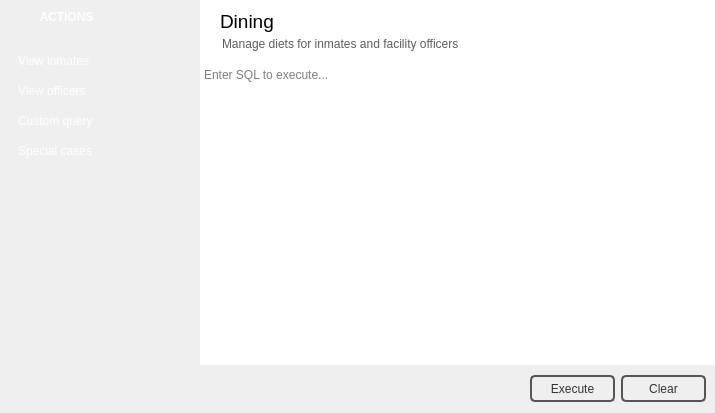
<?xml version="1.0" encoding="UTF-8"?>
<ui version="4.0">
 <class>DiningWindow</class>
 <widget class="QWidget" name="DiningWindow">
  <property name="geometry">
   <rect>
    <x>0</x>
    <y>0</y>
    <width>715</width>
    <height>413</height>
   </rect>
  </property>
  <property name="windowTitle">
   <string>Form</string>
  </property>
  <layout class="QHBoxLayout" name="horizontalLayout">
   <property name="spacing">
    <number>0</number>
   </property>
   <property name="leftMargin">
    <number>0</number>
   </property>
   <property name="topMargin">
    <number>0</number>
   </property>
   <property name="rightMargin">
    <number>0</number>
   </property>
   <property name="bottomMargin">
    <number>0</number>
   </property>
   <item>
    <widget class="QFrame" name="sidebar">
     <property name="minimumSize">
      <size>
       <width>200</width>
       <height>0</height>
      </size>
     </property>
     <property name="maximumSize">
      <size>
       <width>200</width>
       <height>16777215</height>
      </size>
     </property>
     <property name="styleSheet">
      <string notr="true">QFrame #sidebar {
	background-image: url(:/images/bg_sidemenu.png);
	background-position:top right;
	background-repeat:no-repeat
}</string>
     </property>
     <property name="frameShape">
      <enum>QFrame::NoFrame</enum>
     </property>
     <property name="frameShadow">
      <enum>QFrame::Raised</enum>
     </property>
     <widget class="QPushButton" name="pushButton_viewOfficers">
      <property name="geometry">
       <rect>
        <x>10</x>
        <y>80</y>
        <width>181</width>
        <height>21</height>
       </rect>
      </property>
      <property name="styleSheet">
       <string notr="true">QPushButton {
color: rgb(255, 255, 255);
text-align:left;
padding-left:7px;
}

QPushButton:hover {
border-radius:10px;
background-color: #299ED6;
}

QPushButton:pressed {
border-radius:10px;
border: 1px solid #777777;
background-color: #222222;
}

QPushButton:checked {
border-radius:0px;
border: 1px solid #ED8876;
background-color: #C73D18;
background-color: qlineargradient(x1: 0, y1: 0, x2: 0, y2: 0.67, 
stop: 0 #A73F2D, stop: 1 #E4685D);
}

</string>
      </property>
      <property name="text">
       <string>View officers</string>
      </property>
      <property name="checkable">
       <bool>true</bool>
      </property>
      <property name="autoExclusive">
       <bool>true</bool>
      </property>
      <property name="flat">
       <bool>true</bool>
      </property>
     </widget>
     <widget class="QPushButton" name="pushButton_22">
      <property name="geometry">
       <rect>
        <x>168</x>
        <y>3</y>
        <width>28</width>
        <height>28</height>
       </rect>
      </property>
      <property name="styleSheet">
       <string notr="true">QPushButton {
color: rgb(255, 255, 255);
text-align:left;
	background-image: url(:/images/sidebar_close.png);
}

QPushButton:hover {
border-radius:1px;
background-color: #299ED6;
}

QPushButton:pressed {
border: 1px solid #333333;
background-color: #222222;
}

QPushButton:checked {
border: 1px solid #ED8876;
border-radius: 5px;
background-color: #C73D18;
background-color: qlineargradient(x1: 0, y1: 0, x2: 0, y2: 0.67, 
stop: 0 #A73F2D, stop: 1 #E4685D);
}

</string>
      </property>
      <property name="text">
       <string/>
      </property>
      <property name="flat">
       <bool>true</bool>
      </property>
     </widget>
     <widget class="QPushButton" name="pushButton_20">
      <property name="geometry">
       <rect>
        <x>-1</x>
        <y>-1</y>
        <width>201</width>
        <height>36</height>
       </rect>
      </property>
      <property name="font">
       <font>
        <family>Segoe UI</family>
        <pointsize>9</pointsize>
        <weight>75</weight>
        <bold>true</bold>
       </font>
      </property>
      <property name="styleSheet">
       <string notr="true">background-image: url(:/images/sidebar_header.png);
text-align:left;
color: rgb(255, 255, 255);</string>
      </property>
      <property name="text">
       <string>            ACTIONS</string>
      </property>
      <property name="flat">
       <bool>true</bool>
      </property>
     </widget>
     <widget class="QPushButton" name="pushButton_21">
      <property name="geometry">
       <rect>
        <x>3</x>
        <y>3</y>
        <width>28</width>
        <height>28</height>
       </rect>
      </property>
      <property name="styleSheet">
       <string notr="true">QPushButton {
color: rgb(255, 255, 255);
text-align:left;
background-image: url(:/images/sidebar_unpin.png);
}

QPushButton:hover {
border-radius:1px;
background-color: #299ED6;
}

QPushButton:pressed {
border: 1px solid #333333;
background-color: #222222;
}

QPushButton:checked {
border: 1px solid #ED8876;
border-radius: 5px;
background-color: #C73D18;
background-color: qlineargradient(x1: 0, y1: 0, x2: 0, y2: 0.67, 
stop: 0 #A73F2D, stop: 1 #E4685D);
}

</string>
      </property>
      <property name="text">
       <string/>
      </property>
      <property name="flat">
       <bool>true</bool>
      </property>
     </widget>
     <widget class="QPushButton" name="pushButton_18">
      <property name="geometry">
       <rect>
        <x>10</x>
        <y>110</y>
        <width>181</width>
        <height>21</height>
       </rect>
      </property>
      <property name="styleSheet">
       <string notr="true">QPushButton {
color: rgb(255, 255, 255);
text-align:left;
padding-left:7px;
}

QPushButton:hover {
border-radius:10px;
background-color: #299ED6;
}

QPushButton:pressed {
border-radius:10px;
border: 1px solid #777777;
background-color: #222222;
}

QPushButton:checked {
border-radius:0px;
border: 1px solid #ED8876;
background-color: #C73D18;
background-color: qlineargradient(x1: 0, y1: 0, x2: 0, y2: 0.67, 
stop: 0 #A73F2D, stop: 1 #E4685D);
}

</string>
      </property>
      <property name="text">
       <string>Custom query</string>
      </property>
      <property name="checkable">
       <bool>true</bool>
      </property>
      <property name="autoExclusive">
       <bool>true</bool>
      </property>
      <property name="flat">
       <bool>true</bool>
      </property>
     </widget>
     <widget class="QPushButton" name="pushButton_19">
      <property name="enabled">
       <bool>false</bool>
      </property>
      <property name="geometry">
       <rect>
        <x>10</x>
        <y>140</y>
        <width>181</width>
        <height>21</height>
       </rect>
      </property>
      <property name="styleSheet">
       <string notr="true">QPushButton {
color: rgb(255, 255, 255);
text-align:left;
padding-left:7px;
}

QPushButton:hover {
border-radius:10px;
background-color: #299ED6;
}

QPushButton:pressed {
border-radius:10px;
border: 1px solid #777777;
background-color: #222222;
}

QPushButton:checked {
border-radius:0px;
border: 1px solid #ED8876;
background-color: #C73D18;
background-color: qlineargradient(x1: 0, y1: 0, x2: 0, y2: 0.67, 
stop: 0 #A73F2D, stop: 1 #E4685D);
}

</string>
      </property>
      <property name="text">
       <string>Special cases</string>
      </property>
      <property name="checkable">
       <bool>true</bool>
      </property>
      <property name="autoExclusive">
       <bool>true</bool>
      </property>
      <property name="flat">
       <bool>true</bool>
      </property>
     </widget>
     <widget class="QPushButton" name="pushButton_viewInmates">
      <property name="geometry">
       <rect>
        <x>10</x>
        <y>50</y>
        <width>181</width>
        <height>21</height>
       </rect>
      </property>
      <property name="styleSheet">
       <string notr="true">QPushButton {
color: rgb(255, 255, 255);
text-align:left;
padding-left:7px;
}

QPushButton:hover {
border-radius:10px;
background-color: #299ED6;
}

QPushButton:pressed {
border-radius:10px;
border: 1px solid #777777;
background-color: #222222;
}

QPushButton:checked {
border-radius:0px;
border: 1px solid #ED8876;
background-color: #C73D18;
background-color: qlineargradient(x1: 0, y1: 0, x2: 0, y2: 0.67, 
stop: 0 #A73F2D, stop: 1 #E4685D);
}

</string>
      </property>
      <property name="text">
       <string>View inmates</string>
      </property>
      <property name="checkable">
       <bool>true</bool>
      </property>
      <property name="autoExclusive">
       <bool>true</bool>
      </property>
      <property name="flat">
       <bool>true</bool>
      </property>
     </widget>
    </widget>
   </item>
   <item>
    <widget class="QFrame" name="frame_2">
     <property name="frameShape">
      <enum>QFrame::NoFrame</enum>
     </property>
     <property name="frameShadow">
      <enum>QFrame::Raised</enum>
     </property>
     <layout class="QVBoxLayout" name="verticalLayout_2">
      <property name="spacing">
       <number>0</number>
      </property>
      <property name="leftMargin">
       <number>0</number>
      </property>
      <property name="topMargin">
       <number>0</number>
      </property>
      <property name="rightMargin">
       <number>0</number>
      </property>
      <property name="bottomMargin">
       <number>0</number>
      </property>
      <item>
       <widget class="QFrame" name="frame">
        <property name="frameShape">
         <enum>QFrame::NoFrame</enum>
        </property>
        <property name="frameShadow">
         <enum>QFrame::Raised</enum>
        </property>
        <layout class="QVBoxLayout" name="verticalLayout">
         <property name="spacing">
          <number>0</number>
         </property>
         <property name="leftMargin">
          <number>0</number>
         </property>
         <property name="topMargin">
          <number>0</number>
         </property>
         <property name="rightMargin">
          <number>0</number>
         </property>
         <property name="bottomMargin">
          <number>0</number>
         </property>
         <item>
          <widget class="QFrame" name="frame_3">
           <property name="sizePolicy">
            <sizepolicy hsizetype="Minimum" vsizetype="Preferred">
             <horstretch>0</horstretch>
             <verstretch>0</verstretch>
            </sizepolicy>
           </property>
           <property name="minimumSize">
            <size>
             <width>0</width>
             <height>64</height>
            </size>
           </property>
           <property name="maximumSize">
            <size>
             <width>16777215</width>
             <height>64</height>
            </size>
           </property>
           <property name="styleSheet">
            <string notr="true">background-color: rgb(255, 255, 255);</string>
           </property>
           <property name="frameShape">
            <enum>QFrame::NoFrame</enum>
           </property>
           <property name="frameShadow">
            <enum>QFrame::Raised</enum>
           </property>
           <property name="lineWidth">
            <number>0</number>
           </property>
           <widget class="QLabel" name="label">
            <property name="geometry">
             <rect>
              <x>20</x>
              <y>10</y>
              <width>151</width>
              <height>23</height>
             </rect>
            </property>
            <property name="font">
             <font>
              <family>Segoe UI</family>
              <pointsize>14</pointsize>
             </font>
            </property>
            <property name="text">
             <string>Dining</string>
            </property>
           </widget>
           <widget class="QLabel" name="label_2">
            <property name="geometry">
             <rect>
              <x>22</x>
              <y>36</y>
              <width>391</width>
              <height>16</height>
             </rect>
            </property>
            <property name="styleSheet">
             <string notr="true">color: rgb(94, 94, 94);</string>
            </property>
            <property name="text">
             <string>Manage diets for inmates and facility officers</string>
            </property>
           </widget>
          </widget>
         </item>
         <item>
          <widget class="QFrame" name="frame_4">
           <property name="styleSheet">
            <string notr="true">QScrollBar:horizontal {
	background-color: white;
    height: 14px;
    margin: 20px 0px 20 0px;
}

QScrollBar::handle:horizontal {
	background-color: rgb(195, 195, 195);
    min-width: 20px;
}

QScrollBar::add-line:horizontal {
	border-image: url(:/images/scroll_right.png);
    width: 16px;
    subcontrol-position: right;
    subcontrol-origin: margin;
}

QScrollBar::sub-line:horizontal {
	border-image: url(:/images/scroll_left.png);
    width: 16px;
    subcontrol-position: left;
    subcontrol-origin: margin;
}

QScrollBar:vertical {
	width:14px;
	background-color: white;
	margin: 20px 0px 20px 0px;
}

QScrollBar::handle:vertical {
	background-color: rgb(195, 195, 195);
    min-height: 15px;
}

QScrollBar::add-line:vertical {
	border-image: url(:/images/scroll_down.png);
    height: 16px;
    subcontrol-position: bottom;
    subcontrol-origin: margin;
}

QScrollBar::sub-line:vertical {
	border-image: url(:/images/scroll_up.png);
    height: 16px;
    subcontrol-position: top;
    subcontrol-origin: margin;
}</string>
           </property>
           <property name="frameShape">
            <enum>QFrame::NoFrame</enum>
           </property>
           <property name="frameShadow">
            <enum>QFrame::Raised</enum>
           </property>
           <layout class="QVBoxLayout" name="verticalLayout_3">
            <property name="spacing">
             <number>0</number>
            </property>
            <property name="leftMargin">
             <number>0</number>
            </property>
            <property name="topMargin">
             <number>0</number>
            </property>
            <property name="rightMargin">
             <number>0</number>
            </property>
            <property name="bottomMargin">
             <number>0</number>
            </property>
            <item>
             <widget class="QStackedWidget" name="stackedWidget">
              <property name="currentIndex">
               <number>1</number>
              </property>
              <widget class="QWidget" name="database">
               <layout class="QVBoxLayout" name="verticalLayout_4">
                <property name="spacing">
                 <number>0</number>
                </property>
                <property name="leftMargin">
                 <number>0</number>
                </property>
                <property name="topMargin">
                 <number>0</number>
                </property>
                <property name="rightMargin">
                 <number>0</number>
                </property>
                <property name="bottomMargin">
                 <number>0</number>
                </property>
                <item>
                 <widget class="QTableView" name="tableView">
                  <property name="frameShape">
                   <enum>QFrame::NoFrame</enum>
                  </property>
                 </widget>
                </item>
                <item>
                 <widget class="QFrame" name="frame_5">
                  <property name="minimumSize">
                   <size>
                    <width>0</width>
                    <height>48</height>
                   </size>
                  </property>
                  <property name="styleSheet">
                   <string notr="true">QPushButton {
color: #333;
border: 2px solid #555;
border-radius: 5px;
padding: 5px;
background: qradialgradient(cx: 0.3, cy: -0.4,
fx: 0.3, fy: -0.4,
radius: 1.35, stop: 0 #fff, stop: 1 #888);
}

QPushButton:hover {
background: qradialgradient(cx: 0.3, cy: -0.4,
fx: 0.3, fy: -0.4,
radius: 1.35, stop: 0 #fff, stop: 1 #bbb);
}

QPushButton:pressed {
background: qradialgradient(cx: 0.4, cy: -0.1,
fx: 0.4, fy: -0.1,
radius: 1.35, stop: 0 #fff, stop: 1 #ddd);
}

#frame_5 {
border: none;
background: qlineargradient(x1: 0, y1: 0, x2: 0, y2: 1,
stop: 0.08 #7a7a7a,
stop: 0.39999 #717171, stop: 0.4 #626262,
stop: 0.9 #4c4c4c, stop: 1 #333333);
}

QComboBox {
color: #333;
border: 2px solid #555;
border-radius: 5px;
padding: 5px;
background: qradialgradient(cx: 0.3, cy: -0.4,
fx: 0.3, fy: -0.4,
radius: 1.35, stop: 0 #fff, stop: 1 #888);
min-width: 80px;
}

QComboBox::drop-down {
	subcontrol-origin: padding;
	subcontrol-position: top right;
	width: 25px;
 
	border-top-right-radius: 3px;
	border-bottom-right-radius: 3px;
}

QComboBox::down-arrow {
	image: url(:/images/cmbbox_arrow.png);
}

QComboBox:hover {
background: qradialgradient(cx: 0.3, cy: -0.4,
fx: 0.3, fy: -0.4,
radius: 1.35, stop: 0 #fff, stop: 1 #bbb);
}

QComboBox:pressed {
background: qradialgradient(cx: 0.4, cy: -0.1,
fx: 0.4, fy: -0.1,
radius: 1.35, stop: 0 #fff, stop: 1 #ddd);
}

QLineEdit {
color: #333;
border: 2px solid #555;
border-radius: 5px;
padding: 5px;
background: qradialgradient(cx: 0.3, cy: -0.4,
fx: 0.3, fy: -0.4,
radius: 1.35, stop: 0 #eee, stop: 1 #ddd);
min-width: 80px;
}

QLineEdit:hover {
background-color: rgb(255, 255, 255);
}

QLineEdit:pressed {
background: qradialgradient(cx: 0.4, cy: -0.1,
fx: 0.4, fy: -0.1,
radius: 1.35, stop: 0 #fff, stop: 1 #ddd);
}
</string>
                  </property>
                  <property name="frameShape">
                   <enum>QFrame::NoFrame</enum>
                  </property>
                  <property name="frameShadow">
                   <enum>QFrame::Raised</enum>
                  </property>
                  <layout class="QHBoxLayout" name="horizontalLayout_2">
                   <property name="topMargin">
                    <number>0</number>
                   </property>
                   <property name="bottomMargin">
                    <number>0</number>
                   </property>
                   <item>
                    <widget class="QLineEdit" name="lineEdit">
                     <property name="sizePolicy">
                      <sizepolicy hsizetype="Expanding" vsizetype="Maximum">
                       <horstretch>0</horstretch>
                       <verstretch>0</verstretch>
                      </sizepolicy>
                     </property>
                     <property name="minimumSize">
                      <size>
                       <width>94</width>
                       <height>27</height>
                      </size>
                     </property>
                     <property name="maximumSize">
                      <size>
                       <width>175</width>
                       <height>27</height>
                      </size>
                     </property>
                     <property name="placeholderText">
                      <string>Find...</string>
                     </property>
                    </widget>
                   </item>
                   <item>
                    <widget class="QPushButton" name="pushSearch">
                     <property name="sizePolicy">
                      <sizepolicy hsizetype="Fixed" vsizetype="Fixed">
                       <horstretch>0</horstretch>
                       <verstretch>0</verstretch>
                      </sizepolicy>
                     </property>
                     <property name="minimumSize">
                      <size>
                       <width>0</width>
                       <height>27</height>
                      </size>
                     </property>
                     <property name="maximumSize">
                      <size>
                       <width>32</width>
                       <height>27</height>
                      </size>
                     </property>
                     <property name="text">
                      <string/>
                     </property>
                     <property name="icon">
                      <iconset resource="pms_resources.qrc">
                       <normaloff>:/images/find_icon.png</normaloff>:/images/find_icon.png</iconset>
                     </property>
                     <property name="iconSize">
                      <size>
                       <width>24</width>
                       <height>24</height>
                      </size>
                     </property>
                     <property name="flat">
                      <bool>false</bool>
                     </property>
                    </widget>
                   </item>
                   <item>
                    <widget class="QFrame" name="frame_6">
                     <property name="styleSheet">
                      <string notr="true">border: none;
background: qlineargradient(x1: 0, y1: 0, x2: 0, y2: 1,
stop: 0.08 #7f7f7f,
stop: 0.39999 #717171, stop: 0.4 #626262,
stop: 0.9 #4c4c4c, stop: 1 #333333);
</string>
                     </property>
                     <property name="frameShape">
                      <enum>QFrame::NoFrame</enum>
                     </property>
                     <property name="frameShadow">
                      <enum>QFrame::Raised</enum>
                     </property>
                    </widget>
                   </item>
                   <item>
                    <widget class="QPushButton" name="pushButton_3">
                     <property name="minimumSize">
                      <size>
                       <width>0</width>
                       <height>0</height>
                      </size>
                     </property>
                     <property name="maximumSize">
                      <size>
                       <width>85</width>
                       <height>27</height>
                      </size>
                     </property>
                     <property name="text">
                      <string>Export</string>
                     </property>
                     <property name="icon">
                      <iconset resource="pms_resources.qrc">
                       <normaloff>:/images/export.png</normaloff>:/images/export.png</iconset>
                     </property>
                     <property name="iconSize">
                      <size>
                       <width>24</width>
                       <height>24</height>
                      </size>
                     </property>
                    </widget>
                   </item>
                   <item>
                    <widget class="QPushButton" name="pushButton_2">
                     <property name="minimumSize">
                      <size>
                       <width>0</width>
                       <height>0</height>
                      </size>
                     </property>
                     <property name="maximumSize">
                      <size>
                       <width>85</width>
                       <height>27</height>
                      </size>
                     </property>
                     <property name="text">
                      <string>Print</string>
                     </property>
                     <property name="icon">
                      <iconset resource="pms_resources.qrc">
                       <normaloff>:/images/print.png</normaloff>:/images/print.png</iconset>
                     </property>
                     <property name="iconSize">
                      <size>
                       <width>24</width>
                       <height>24</height>
                      </size>
                     </property>
                    </widget>
                   </item>
                  </layout>
                 </widget>
                </item>
               </layout>
              </widget>
              <widget class="QWidget" name="query">
               <layout class="QVBoxLayout" name="verticalLayout_5">
                <property name="spacing">
                 <number>0</number>
                </property>
                <property name="leftMargin">
                 <number>0</number>
                </property>
                <property name="topMargin">
                 <number>0</number>
                </property>
                <property name="rightMargin">
                 <number>0</number>
                </property>
                <property name="bottomMargin">
                 <number>0</number>
                </property>
                <item>
                 <widget class="QPlainTextEdit" name="plainTextEdit">
                  <property name="frameShape">
                   <enum>QFrame::NoFrame</enum>
                  </property>
                  <property name="placeholderText">
                   <string>Enter SQL to execute...</string>
                  </property>
                 </widget>
                </item>
                <item>
                 <widget class="QFrame" name="frame_7">
                  <property name="minimumSize">
                   <size>
                    <width>0</width>
                    <height>48</height>
                   </size>
                  </property>
                  <property name="styleSheet">
                   <string notr="true">QPushButton {
color: #333;
border: 2px solid #555;
border-radius: 5px;
padding: 5px;
background: qradialgradient(cx: 0.3, cy: -0.4,
fx: 0.3, fy: -0.4,
radius: 1.35, stop: 0 #fff, stop: 1 #888);
}

QPushButton:hover {
background: qradialgradient(cx: 0.3, cy: -0.4,
fx: 0.3, fy: -0.4,
radius: 1.35, stop: 0 #fff, stop: 1 #bbb);
}

QPushButton:pressed {
background: qradialgradient(cx: 0.4, cy: -0.1,
fx: 0.4, fy: -0.1,
radius: 1.35, stop: 0 #fff, stop: 1 #ddd);
}

#frame_7 {
border: none;
background: qlineargradient(x1: 0, y1: 0, x2: 0, y2: 1,
stop: 0.08 #7a7a7a,
stop: 0.39999 #717171, stop: 0.4 #626262,
stop: 0.9 #4c4c4c, stop: 1 #333333);
}

QComboBox {
color: #333;
border: 2px solid #555;
border-radius: 5px;
padding: 5px;
background: qradialgradient(cx: 0.3, cy: -0.4,
fx: 0.3, fy: -0.4,
radius: 1.35, stop: 0 #fff, stop: 1 #888);
min-width: 80px;
}

QComboBox::drop-down {
	subcontrol-origin: padding;
	subcontrol-position: top right;
	width: 25px;
 
	border-top-right-radius: 3px;
	border-bottom-right-radius: 3px;
}

QComboBox::down-arrow {
	image: url(:/images/cmbbox_arrow.png);
}

QComboBox:hover {
background: qradialgradient(cx: 0.3, cy: -0.4,
fx: 0.3, fy: -0.4,
radius: 1.35, stop: 0 #fff, stop: 1 #bbb);
}

QComboBox:pressed {
background: qradialgradient(cx: 0.4, cy: -0.1,
fx: 0.4, fy: -0.1,
radius: 1.35, stop: 0 #fff, stop: 1 #ddd);
}

QLineEdit {
color: #333;
border: 2px solid #555;
border-radius: 5px;
padding: 5px;
background: qradialgradient(cx: 0.3, cy: -0.4,
fx: 0.3, fy: -0.4,
radius: 1.35, stop: 0 #eee, stop: 1 #ddd);
min-width: 80px;
}

QLineEdit:hover {
background-color: rgb(255, 255, 255);
}

QLineEdit:pressed {
background: qradialgradient(cx: 0.4, cy: -0.1,
fx: 0.4, fy: -0.1,
radius: 1.35, stop: 0 #fff, stop: 1 #ddd);
}
</string>
                  </property>
                  <property name="frameShape">
                   <enum>QFrame::NoFrame</enum>
                  </property>
                  <property name="frameShadow">
                   <enum>QFrame::Raised</enum>
                  </property>
                  <layout class="QHBoxLayout" name="horizontalLayout_3">
                   <property name="topMargin">
                    <number>0</number>
                   </property>
                   <property name="bottomMargin">
                    <number>0</number>
                   </property>
                   <item>
                    <widget class="QFrame" name="frame_8">
                     <property name="styleSheet">
                      <string notr="true">border: none;
background: qlineargradient(x1: 0, y1: 0, x2: 0, y2: 1,
stop: 0.08 #7f7f7f,
stop: 0.39999 #717171, stop: 0.4 #626262,
stop: 0.9 #4c4c4c, stop: 1 #333333);
</string>
                     </property>
                     <property name="frameShape">
                      <enum>QFrame::NoFrame</enum>
                     </property>
                     <property name="frameShadow">
                      <enum>QFrame::Raised</enum>
                     </property>
                    </widget>
                   </item>
                   <item>
                    <widget class="QPushButton" name="pushButton_4">
                     <property name="minimumSize">
                      <size>
                       <width>0</width>
                       <height>0</height>
                      </size>
                     </property>
                     <property name="maximumSize">
                      <size>
                       <width>85</width>
                       <height>27</height>
                      </size>
                     </property>
                     <property name="text">
                      <string>Execute</string>
                     </property>
                     <property name="icon">
                      <iconset resource="pms_resources.qrc">
                       <normaloff>:/images/execute.png</normaloff>:/images/execute.png</iconset>
                     </property>
                     <property name="iconSize">
                      <size>
                       <width>24</width>
                       <height>24</height>
                      </size>
                     </property>
                    </widget>
                   </item>
                   <item>
                    <widget class="QPushButton" name="pushButton_5">
                     <property name="minimumSize">
                      <size>
                       <width>0</width>
                       <height>0</height>
                      </size>
                     </property>
                     <property name="maximumSize">
                      <size>
                       <width>85</width>
                       <height>27</height>
                      </size>
                     </property>
                     <property name="text">
                      <string>Clear</string>
                     </property>
                     <property name="icon">
                      <iconset resource="pms_resources.qrc">
                       <normaloff>:/images/clear.png</normaloff>:/images/clear.png</iconset>
                     </property>
                     <property name="iconSize">
                      <size>
                       <width>24</width>
                       <height>24</height>
                      </size>
                     </property>
                    </widget>
                   </item>
                  </layout>
                 </widget>
                </item>
               </layout>
              </widget>
             </widget>
            </item>
           </layout>
          </widget>
         </item>
        </layout>
       </widget>
      </item>
     </layout>
    </widget>
   </item>
  </layout>
 </widget>
 <resources>
  <include location="pms_resources.qrc"/>
 </resources>
 <connections/>
</ui>
